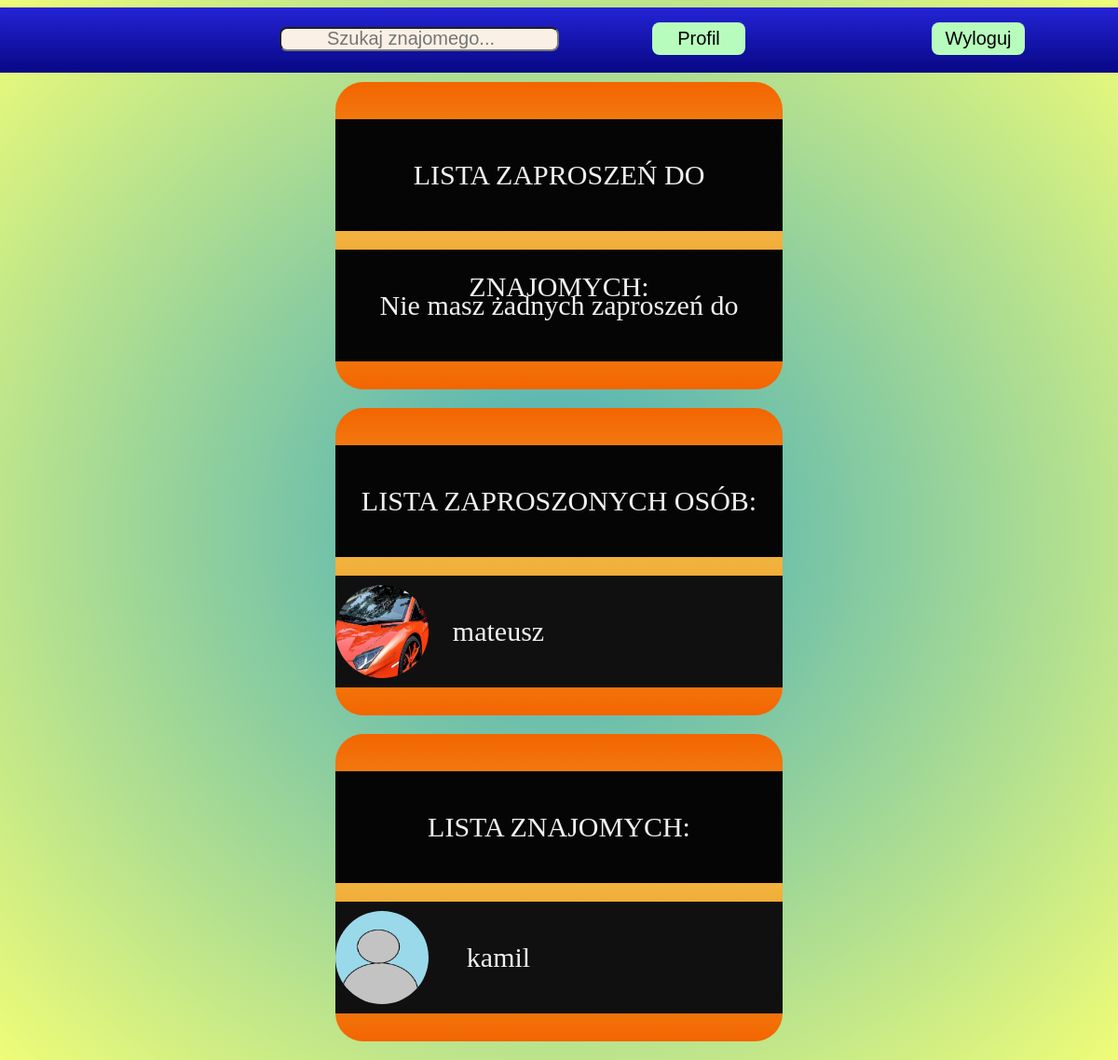
Screenshot of /znajomi.php (signed in) with the database file from the repository.
### tables this page shows
CREATE TABLE `uzytkownicy` (
  `ID` int(11) NOT NULL,
  `LOGIN` varchar(100) NOT NULL,
  `HASLO` varchar(254) NOT NULL,
  `EMAIL` varchar(100) NOT NULL,
  `URODZENIE` date NOT NULL,
  `PLEC` varchar(10) NOT NULL,
  `OPIS` text,
  `MIEJSCOWOSC` text,
  `HOBBY` text,
  `profilowe` text NOT NULL
);

### znajomi.php (the view, shortened to what this page needs)
<!doctype html>
    <html>
        <head>
            <link rel="stylesheet" href="style.css">
            <link rel="stylesheet" href="tablica.css">
            <link rel="stylesheet" href="szukaj_znajomego.css">
        </head>
        <body>
                <div class="strona">
                        <?php include "menu.php" ?>
                        <div class="log">
                            <div class="x"></div>
                            <div class="y_kontener">
                            <div class="y">
                            <?php
                                    $login = $_SESSION['zalogowany-user'];
                                    require_once "polaczenie.php";
                                    echo "<a href='#' class='link_login_brak'> LISTA ZAPROSZEŃ DO ZNAJOMYCH: </a>";
                                    try
                                    {
                                        $conn = new mysqli($servername, $username, $password, $dbname);
                                        if ($conn->connect_error)
                                            {
                                                throw new Exception(mysqli_connect_errno());
                                            }
                                        else
                                        {
                                            if($rezultat = $conn->query("SELECT LOGIN FROM uzytkownicy WHERE ID = (SELECT ZAPRASZAJACY FROM zaproszenia INNER JOIN uzytkownicy ON uzytkownicy.ID = PRZYJMUJACY WHERE PRZYJMUJACY = (SELECT ID FROM uzytkownicy WHERE LOGIN='$login'))"))
                                            {
                                                if ($rezultat->num_rows > 0)
                                                {
                                                    while($wiersz = $rezultat->fetch_assoc())
                                                    {
                                                            echo "<a href='profil.php?LOGIN=".$wiersz["LOGIN"]."' class='link_login'> <img class='zdj' src='./img/".$wiersz["LOGIN"].".jpg'  height='100' width='100'><div class='link_obok_zdj'> ".$wiersz["LOGIN"]."</div></a>";
                                                    }
                                                }
                                                else
                                                {
                                                    echo "<a href='#' class='link_login_brak'>Nie masz żadnych zaproszeń do przyjęcia</a>";
                                                }
                                            }
                                            else
                                            {
                                                throw new Exception($conn->connect_error);
                                            }
                                            echo "</div><div class='y'>";
                                            echo "<a href='#' class='link_login_brak'> LISTA ZAPROSZONYCH OSÓB: </a>";
                                            if($rezultat = $conn->query("SELECT LOGIN FROM uzytkownicy WHERE ID = (SELECT PRZYJMUJACY FROM zaproszenia INNER JOIN uzytkownicy ON uzytkownicy.ID = ZAPRASZAJACY WHERE ZAPRASZAJACY = (SELECT ID FROM uzytkownicy WHERE LOGIN='$login'))"))
                                            {
                                                if ($rezultat->num_rows > 0)
                                                {
                                                    while($wiersz = $rezultat->fetch_assoc())
                                                    {
                                                            echo "<a href='profil.php?LOGIN=".$wiersz["LOGIN"]."' class='link_login'> <img class='zdj' src='./img/".$wiersz["LOGIN"].".jpg'  height='100' width='100'><div class='link_obok_zdj'> ".$wiersz["LOGIN"]."</div></a>";
                                                    }
                                                }
                                                else
                                                {
                                                    echo "<a href='#' class='link_login_brak'>Nie masz żadnych wysłanych zaproszeń</a>";
                                                }
                                            }
                                            else
                                            {
                                                throw new Exception($conn->connect_error);
                                            }
                                            echo "</div><div class='y'>";
                                            echo "<a href='#' class='link_login_brak'> LISTA ZNAJOMYCH: </a>";
                                            if($rezultat = $conn->query("SELECT LOGIN FROM znajomi INNER JOIN uzytkownicy ON uzytkownicy.ID = ID_LOGIN_1 OR uzytkownicy.ID = ID_LOGIN_2 WHERE ID_LOGIN_1 = (SELECT ID FROM uzytkownicy WHERE LOGIN='$login') OR ID_LOGIN_2 = (SELECT ID FROM uzytkownicy WHERE LOGIN='$login')"))
                                            {
                                                if ($rezultat->num_rows > 0)
                                                {
                                                    while($wiersz = $rezultat->fetch_assoc())
                                                    {
                                                        if($wiersz["LOGIN"]!=$login)
                                                        {
                                                            echo "<a href='profil.php?LOGIN=".$wiersz["LOGIN"]."' class='link_login'> <img class='zdj' src='./img/".$wiersz["LOGIN"].".jpg'  height='100' width='100'><div class='link_obok_zdj'> ".$wiersz["LOGIN"]."</div></a>";
                                                        }
                                                    }
                                                }
                                                else
                                                {
                                                    echo "<a href='#' class='link_login_brak'>Nie posiadasz żadnych znajomych</a>";
                                                }
                                            }
                                            else
                                            {
                                                throw new Exception($conn->connect_error);
                                            }
                                        }
                                    }
                                    catch (Exception $e)
                                    {
                                        die("<div class='server_blad'>Błąd połaczenia! Przepraszamy! Proszę spróbować za chwilę!</div>");
                                    }
                            ?>
                            </div>
                            </div>
                            <div class="x">
                            </div>
                        </div>
                    </div>
                </div>
        </body>
    </html>

### menu.php
<div class="nav">
    <div class="pasek">
        <div class="podziel"></div>
        <form action="szukaj_znajomego.php" method="post">
            <div class="podziel"><input type="search" placeholder="Szukaj znajomego..."  name="wyszukaj" incremental autofocus required class="logowanie"></div>
        </form>
        <div class="podziel">
            <form action="edytuj_profil.php" method="post">
                <input type="submit" name="Profil" value="Profil" class="zaloguj">
            </form>
        </div>
        <div class="podziel">
            <form action="tablica.php" method="post">
                <input type="submit" name="wyloguj" value="Wyloguj" class="zaloguj">
            </form>
        </div>
    </div>
<div class="pasek_pole"></div>

### style.css (style rules this page uses)
body { margin-left: auto; margin-right: auto; background: radial-gradient(rgba(20, 150, 173, 0.808),rgba(225, 250, 4, 0.541)); width: 100%; height: 100%; min-height: 730px; }
.log { width:100%; height: 300px; }
.x { width:30%; float: left; min-height: 100px; height: 100%; }
.y { width:40%; min-width: 400px; background: linear-gradient(rgb(243, 101, 0),rgb(241, 179, 62),rgb(243, 101, 0)); text-align: center; padding-top: 20px; border-radius: 30px; float: left; }
input,textarea { background: rgb(184, 252, 189); }
.logowanie { width: 30%; min-width: 100px; max-width: 400px; border-radius: 8px; height: 26px; cursor: pointer; text-align: center; color: rgb(77, 47, 25); font-size: 20px; }
.zaloguj { width: 25%; min-width: 100px; border-radius: 8px; cursor: pointer; min-height: 35px; margin-top: 10px; font-size: 20px; border: 1px; }

### tablica.css (style rules this page uses)
.pasek { position: fixed; width: 100%; height: 70px; background: linear-gradient(rgb(36, 36, 214),rgb(7, 7, 133)); text-align: right; }
.pasek_pole { width: 100%; height: 80px; }
.podziel { width: 25%; float: left; text-align: center; line-height: 70px; min-height: 10px; }
.logowanie { width: 100%; background: linen; }
.y { margin-bottom: 20px; width: 100%; }
.y_kontener { float: left; width:40%; min-width: 400px; }
.x { height: 20px; }

### szukaj_znajomego.css (style rules this page uses)
.link_login { text-decoration: none; color: rgb(240, 240, 240); font-size: 30px; display: block; width: 100%; height: 120px; line-height: 120px; background: rgb(17, 16, 16); margin-top: 20px; text-align: center; margin-bottom: 10px; }
.link_login_brak { text-decoration: none; color: rgb(240, 240, 240); font-size: 30px; display: block; width: 100%; height: 120px; line-height: 120px; background: rgb(5, 5, 5); margin-top: 20px; text-align: center; margin-bottom: 10px; }
img { border-radius: 100px; }
.y { padding-bottom: 20px; }
.zdj { float: left; display: block; margin-top: 10px; }
.link_obok_zdj { float: left; width: 30%; min-width: 150px; }

### rows the page displays
uzytkownicy: LOGIN (picture), LOGIN "kamil"

### other values shown
$wiersz["LOGIN"] "mateusz"
